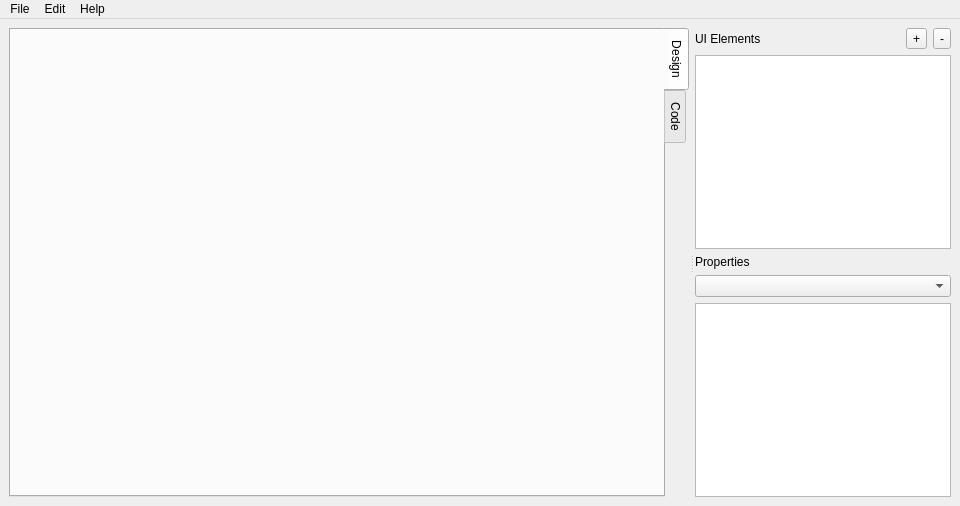
<?xml version="1.0" encoding="UTF-8"?>
<ui version="4.0">
 <class>MainWindow</class>
 <widget class="QMainWindow" name="MainWindow">
  <property name="geometry">
   <rect>
    <x>0</x>
    <y>0</y>
    <width>960</width>
    <height>506</height>
   </rect>
  </property>
  <property name="windowTitle">
   <string>Neutrino UI Designer</string>
  </property>
  <widget class="QWidget" name="centralwidget">
   <layout class="QGridLayout" name="gridLayout">
    <item row="0" column="0">
     <widget class="QSplitter" name="splitter">
      <property name="orientation">
       <enum>Qt::Horizontal</enum>
      </property>
      <property name="opaqueResize">
       <bool>false</bool>
      </property>
      <property name="handleWidth">
       <number>6</number>
      </property>
      <property name="childrenCollapsible">
       <bool>false</bool>
      </property>
      <widget class="QTabWidget" name="editorTabs">
       <property name="sizePolicy">
        <sizepolicy hsizetype="Expanding" vsizetype="Expanding">
         <horstretch>1</horstretch>
         <verstretch>0</verstretch>
        </sizepolicy>
       </property>
       <property name="tabPosition">
        <enum>QTabWidget::East</enum>
       </property>
       <property name="currentIndex">
        <number>0</number>
       </property>
       <widget class="QWidget" name="design_tab">
        <attribute name="title">
         <string>Design</string>
        </attribute>
       </widget>
       <widget class="QWidget" name="code_tab">
        <attribute name="title">
         <string>Code</string>
        </attribute>
       </widget>
      </widget>
      <widget class="QWidget" name="">
       <layout class="QVBoxLayout" name="rightPane">
        <item>
         <layout class="QHBoxLayout" name="uiElementsBar">
          <item>
           <widget class="QLabel" name="uiElementsLabel">
            <property name="text">
             <string>UI Elements</string>
            </property>
           </widget>
          </item>
          <item>
           <widget class="QToolButton" name="addNewButton">
            <property name="text">
             <string>+</string>
            </property>
           </widget>
          </item>
          <item>
           <widget class="QToolButton" name="removeSelectedButton">
            <property name="text">
             <string>-</string>
            </property>
           </widget>
          </item>
         </layout>
        </item>
        <item>
         <widget class="QListView" name="listView"/>
        </item>
        <item>
         <widget class="QLabel" name="propertiesLabel">
          <property name="text">
           <string>Properties</string>
          </property>
         </widget>
        </item>
        <item>
         <widget class="QComboBox" name="elementSelector"/>
        </item>
        <item>
         <widget class="QTableView" name="propertyTable"/>
        </item>
       </layout>
      </widget>
     </widget>
    </item>
   </layout>
  </widget>
  <widget class="QMenuBar" name="menubar">
   <property name="geometry">
    <rect>
     <x>0</x>
     <y>0</y>
     <width>960</width>
     <height>24</height>
    </rect>
   </property>
   <widget class="QMenu" name="menuFile">
    <property name="title">
     <string>File</string>
    </property>
    <addaction name="actionNew"/>
    <addaction name="actionOpen"/>
    <addaction name="actionSave"/>
    <addaction name="actionSave_As"/>
    <addaction name="actionExit"/>
   </widget>
   <widget class="QMenu" name="menuEdit">
    <property name="title">
     <string>Edit</string>
    </property>
    <addaction name="actionUndo"/>
    <addaction name="actionRedo"/>
   </widget>
   <widget class="QMenu" name="menuHelp">
    <property name="title">
     <string>Help</string>
    </property>
    <addaction name="actionDocumentation"/>
    <addaction name="actionAbout"/>
   </widget>
   <addaction name="menuFile"/>
   <addaction name="menuEdit"/>
   <addaction name="menuHelp"/>
  </widget>
  <action name="actionNew">
   <property name="text">
    <string>New</string>
   </property>
  </action>
  <action name="actionOpen">
   <property name="text">
    <string>Open</string>
   </property>
  </action>
  <action name="actionSave">
   <property name="text">
    <string>Save</string>
   </property>
  </action>
  <action name="actionSave_As">
   <property name="text">
    <string>Save As</string>
   </property>
  </action>
  <action name="actionExit">
   <property name="text">
    <string>Exit</string>
   </property>
  </action>
  <action name="actionUndo">
   <property name="text">
    <string>Undo</string>
   </property>
  </action>
  <action name="actionRedo">
   <property name="text">
    <string>Redo</string>
   </property>
  </action>
  <action name="actionDocumentation">
   <property name="text">
    <string>Documentation</string>
   </property>
  </action>
  <action name="actionAbout">
   <property name="text">
    <string>About</string>
   </property>
  </action>
 </widget>
 <resources/>
 <connections/>
</ui>
